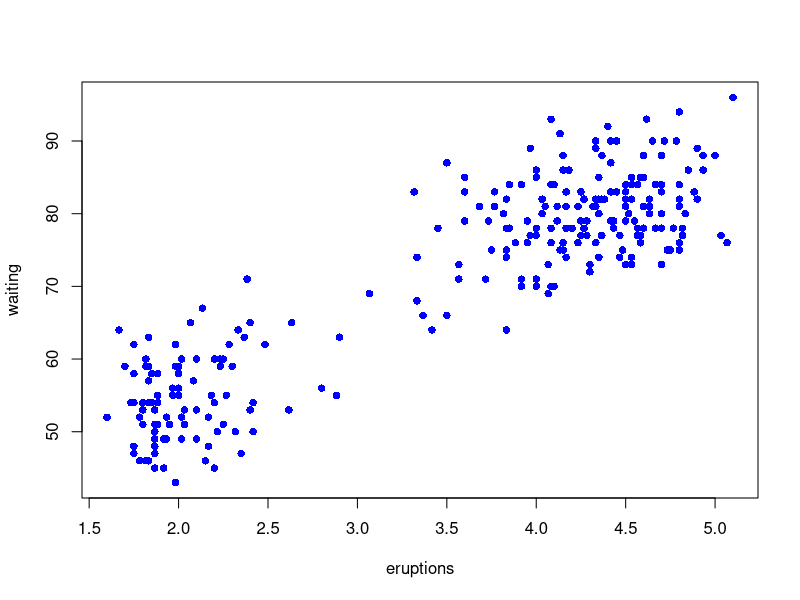

Generate this figure with R:
## ---- chunk 1
knitr::opts_chunk$set(echo = TRUE)
## ---- chunk 2
plot(faithful, pch=16, col="blue")

